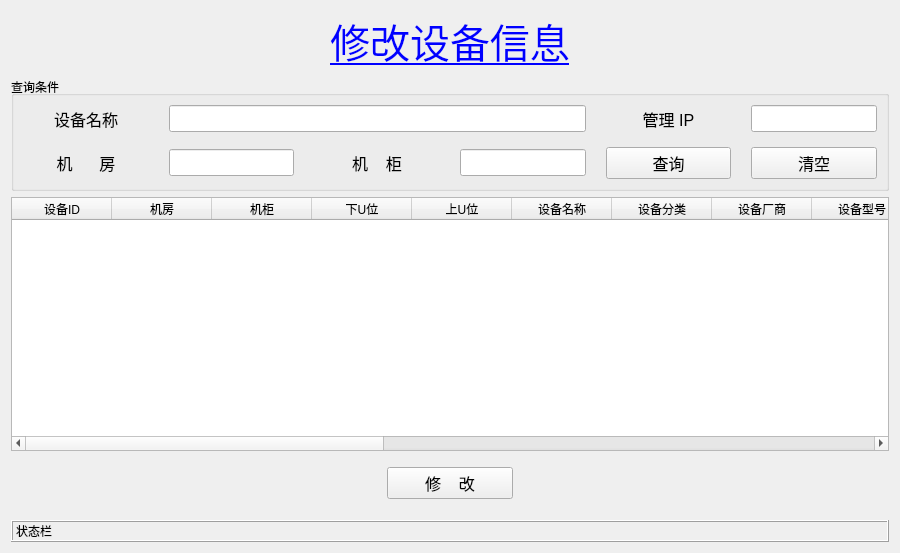
<?xml version="1.0" encoding="UTF-8"?>
<ui version="4.0">
 <class>modify</class>
 <widget class="QWidget" name="modify">
  <property name="windowModality">
   <enum>Qt::WindowModal</enum>
  </property>
  <property name="geometry">
   <rect>
    <x>0</x>
    <y>0</y>
    <width>900</width>
    <height>553</height>
   </rect>
  </property>
  <property name="windowTitle">
   <string>修改设备信息</string>
  </property>
  <layout class="QVBoxLayout" name="verticalLayout_2">
   <item>
    <layout class="QVBoxLayout" name="verticalLayout">
     <item>
      <widget class="QLabel" name="lb_title">
       <property name="font">
        <font>
         <pointsize>30</pointsize>
         <underline>true</underline>
        </font>
       </property>
       <property name="styleSheet">
        <string notr="true">color:blue</string>
       </property>
       <property name="text">
        <string>修改设备信息</string>
       </property>
       <property name="alignment">
        <set>Qt::AlignCenter</set>
       </property>
      </widget>
     </item>
     <item>
      <widget class="QGroupBox" name="groupBox">
       <property name="sizePolicy">
        <sizepolicy hsizetype="Preferred" vsizetype="Preferred">
         <horstretch>0</horstretch>
         <verstretch>0</verstretch>
        </sizepolicy>
       </property>
       <property name="styleSheet">
        <string notr="true"/>
       </property>
       <property name="title">
        <string>查询条件</string>
       </property>
       <property name="alignment">
        <set>Qt::AlignLeading|Qt::AlignLeft|Qt::AlignVCenter</set>
       </property>
       <property name="flat">
        <bool>false</bool>
       </property>
       <layout class="QGridLayout" name="gridLayout" columnstretch="1,1,1,1,1,1">
        <property name="horizontalSpacing">
         <number>20</number>
        </property>
        <property name="verticalSpacing">
         <number>15</number>
        </property>
        <item row="0" column="0">
         <widget class="QLabel" name="lb_machine_name">
          <property name="font">
           <font>
            <pointsize>12</pointsize>
           </font>
          </property>
          <property name="text">
           <string>设备名称</string>
          </property>
          <property name="alignment">
           <set>Qt::AlignCenter</set>
          </property>
         </widget>
        </item>
        <item row="0" column="4">
         <widget class="QLabel" name="lb_mgip">
          <property name="font">
           <font>
            <pointsize>12</pointsize>
           </font>
          </property>
          <property name="text">
           <string>管理 IP</string>
          </property>
          <property name="alignment">
           <set>Qt::AlignCenter</set>
          </property>
         </widget>
        </item>
        <item row="0" column="5">
         <widget class="QLineEdit" name="mg_ip">
          <property name="font">
           <font>
            <pointsize>12</pointsize>
           </font>
          </property>
          <property name="text">
           <string/>
          </property>
         </widget>
        </item>
        <item row="1" column="0">
         <widget class="QLabel" name="lb_room">
          <property name="font">
           <font>
            <pointsize>12</pointsize>
           </font>
          </property>
          <property name="text">
           <string>机      房</string>
          </property>
          <property name="alignment">
           <set>Qt::AlignCenter</set>
          </property>
         </widget>
        </item>
        <item row="1" column="1">
         <widget class="QLineEdit" name="room">
          <property name="font">
           <font>
            <pointsize>12</pointsize>
           </font>
          </property>
         </widget>
        </item>
        <item row="1" column="2">
         <widget class="QLabel" name="lb_cabinet">
          <property name="font">
           <font>
            <pointsize>12</pointsize>
           </font>
          </property>
          <property name="text">
           <string>机    柜</string>
          </property>
          <property name="alignment">
           <set>Qt::AlignCenter</set>
          </property>
         </widget>
        </item>
        <item row="1" column="3">
         <widget class="QLineEdit" name="cabinet">
          <property name="font">
           <font>
            <pointsize>12</pointsize>
           </font>
          </property>
          <property name="text">
           <string/>
          </property>
         </widget>
        </item>
        <item row="1" column="4">
         <widget class="QPushButton" name="bt_select">
          <property name="font">
           <font>
            <pointsize>12</pointsize>
           </font>
          </property>
          <property name="text">
           <string>查询</string>
          </property>
         </widget>
        </item>
        <item row="1" column="5">
         <widget class="QPushButton" name="bt_clear">
          <property name="font">
           <font>
            <pointsize>12</pointsize>
           </font>
          </property>
          <property name="text">
           <string>清空</string>
          </property>
         </widget>
        </item>
        <item row="0" column="1" colspan="3">
         <widget class="QLineEdit" name="machine_machine">
          <property name="font">
           <font>
            <pointsize>12</pointsize>
           </font>
          </property>
         </widget>
        </item>
       </layout>
      </widget>
     </item>
     <item>
      <widget class="QTableWidget" name="tb_display">
       <column>
        <property name="text">
         <string>设备ID</string>
        </property>
       </column>
       <column>
        <property name="text">
         <string>机房</string>
        </property>
       </column>
       <column>
        <property name="text">
         <string>机柜</string>
        </property>
       </column>
       <column>
        <property name="text">
         <string>下U位</string>
        </property>
       </column>
       <column>
        <property name="text">
         <string>上U位</string>
        </property>
       </column>
       <column>
        <property name="text">
         <string>设备名称</string>
        </property>
       </column>
       <column>
        <property name="text">
         <string>设备分类</string>
        </property>
       </column>
       <column>
        <property name="text">
         <string>设备厂商</string>
        </property>
       </column>
       <column>
        <property name="text">
         <string>设备型号</string>
        </property>
       </column>
       <column>
        <property name="text">
         <string>序列号</string>
        </property>
       </column>
       <column>
        <property name="text">
         <string>出厂日期</string>
        </property>
       </column>
       <column>
        <property name="text">
         <string>到保日期</string>
        </property>
       </column>
       <column>
        <property name="text">
         <string>业务类型</string>
        </property>
       </column>
       <column>
        <property name="text">
         <string>负责人</string>
        </property>
       </column>
       <column>
        <property name="text">
         <string>应用管理员</string>
        </property>
       </column>
       <column>
        <property name="text">
         <string>管理IP</string>
        </property>
       </column>
       <column>
        <property name="text">
         <string>应用IP</string>
        </property>
       </column>
       <column>
        <property name="text">
         <string>BMC IP</string>
        </property>
       </column>
       <column>
        <property name="text">
         <string>备注</string>
        </property>
       </column>
      </widget>
     </item>
     <item>
      <layout class="QHBoxLayout" name="horizontalLayout" stretch="3,1,3">
       <property name="topMargin">
        <number>10</number>
       </property>
       <property name="bottomMargin">
        <number>15</number>
       </property>
       <item>
        <spacer name="horizontalSpacer">
         <property name="orientation">
          <enum>Qt::Horizontal</enum>
         </property>
         <property name="sizeHint" stdset="0">
          <size>
           <width>40</width>
           <height>20</height>
          </size>
         </property>
        </spacer>
       </item>
       <item>
        <widget class="QPushButton" name="bt_modify">
         <property name="font">
          <font>
           <pointsize>12</pointsize>
          </font>
         </property>
         <property name="text">
          <string>修    改</string>
         </property>
        </widget>
       </item>
       <item>
        <spacer name="horizontalSpacer_2">
         <property name="orientation">
          <enum>Qt::Horizontal</enum>
         </property>
         <property name="sizeHint" stdset="0">
          <size>
           <width>40</width>
           <height>20</height>
          </size>
         </property>
        </spacer>
       </item>
      </layout>
     </item>
     <item>
      <widget class="QLabel" name="lb_status">
       <property name="frameShape">
        <enum>QFrame::Box</enum>
       </property>
       <property name="frameShadow">
        <enum>QFrame::Raised</enum>
       </property>
       <property name="text">
        <string>状态栏</string>
       </property>
      </widget>
     </item>
    </layout>
   </item>
  </layout>
 </widget>
 <resources/>
 <connections/>
</ui>
